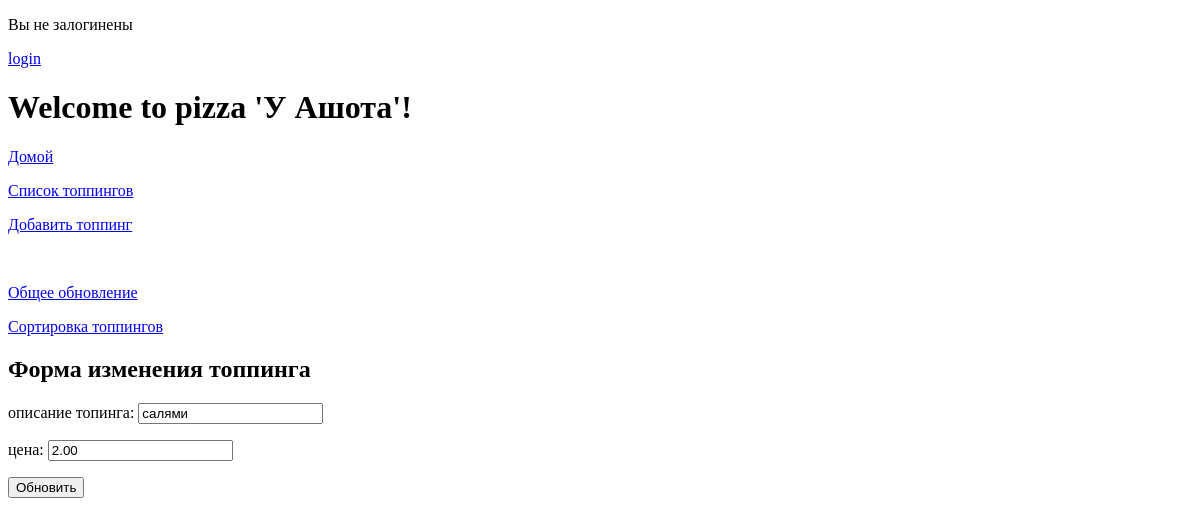
Before: /toppings/5/edit with the older database file.
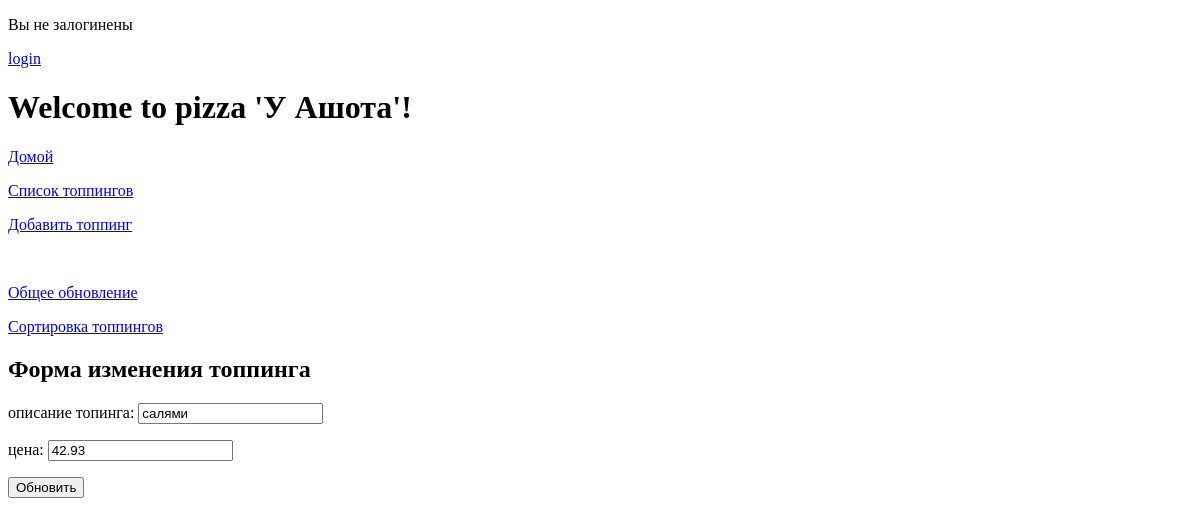
After: the same page with the newer database file.
### dj_pizzas/models.py (models this page shows, shortened)
class Topping(models.Model):
	topping_description = models.CharField(null = False, max_length = 50)
	topping_price = models.DecimalField(default=0, max_digits = 5, decimal_places = 2)

### dj_pizzas/views.py (the view)
# urls.py: path('toppings/<int:pk>/edit', UpdateTopping.as_view(), name='update_topping'),
class UpdateTopping(UpdateView):
	model = Topping
	form_class = EditObject
	template_name = 'update_topping.html'
	success_url = '/'

### dj_pizzas/forms.py
class EditObject(forms.ModelForm):
	class Meta:
		model = Topping
		fields = ['topping_description', 'topping_price']
		labels = {'topping_description': 'описание топинга', 'topping_price': 'цена'}

### templates/update_topping.html (shortened to what this page needs)
{% extends "base.html" %}
{% block content %}
	<h2> Форма изменения топпинга </h2>
	<form method="post">
		{{ form.as_p }}
		<input type="submit" value="Обновить">
	</form>
{% endblock %}

Changed rows visible on the page:
changed Topping "салями": topping_price "2.00" → "42.93"
